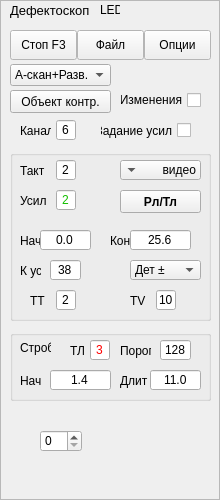
           <widget class="QFrame" name="frame">
            <property name="minimumSize">
             <size>
              <width>0</width>
              <height>500</height>
             </size>
            </property>
            <property name="frameShape">
             <enum>QFrame::StyledPanel</enum>
            </property>
            <property name="frameShadow">
             <enum>QFrame::Raised</enum>
            </property>
            <widget class="QWidget" name="horizontalLayoutWidget_3">
             <property name="geometry">
              <rect>
               <x>10</x>
               <y>60</y>
               <width>201</width>
               <height>31</height>
              </rect>
             </property>
             <layout class="QHBoxLayout" name="horizontalLayout_6">
              <item>
               <widget class="QComboBox" name="comboBox">
                <property name="autoFillBackground">
                 <bool>true</bool>
                </property>
                <item>
                 <property name="text">
                  <string>А-скан+Разв.</string>
                 </property>
                </item>
                <item>
                 <property name="text">
                  <string>А-скан</string>
                 </property>
                </item>
                <item>
                 <property name="text">
                  <string>Разв.</string>
                 </property>
                </item>
               </widget>
              </item>
              <item>
               <spacer name="horizontalSpacer">
                <property name="orientation">
                 <enum>Qt::Horizontal</enum>
                </property>
                <property name="sizeType">
                 <enum>QSizePolicy::Fixed</enum>
                </property>
                <property name="sizeHint" stdset="0">
                 <size>
                  <width>100</width>
                  <height>20</height>
                 </size>
                </property>
               </spacer>
              </item>
             </layout>
            </widget>
            <widget class="QWidget" name="horizontalLayoutWidget_2">
             <property name="geometry">
              <rect>
               <x>10</x>
               <y>30</y>
               <width>201</width>
               <height>31</height>
              </rect>
             </property>
             <layout class="QHBoxLayout" name="horizontalLayout_4">
              <property name="spacing">
               <number>0</number>
              </property>
              <item>
               <widget class="QPushButton" name="pushButton">
                <property name="minimumSize">
                 <size>
                  <width>0</width>
                  <height>30</height>
                 </size>
                </property>
                <property name="palette">
                 <palette>
                  <active>
                   <colorrole role="Base">
                    <brush brushstyle="SolidPattern">
                     <color alpha="255">
                      <red>254</red>
                      <green>254</green>
                      <blue>254</blue>
                     </color>
                    </brush>
                   </colorrole>
                   <colorrole role="Window">
                    <brush brushstyle="SolidPattern">
                     <color alpha="255">
                      <red>254</red>
                      <green>254</green>
                      <blue>254</blue>
                     </color>
                    </brush>
                   </colorrole>
                  </active>
                  <inactive>
                   <colorrole role="Base">
                    <brush brushstyle="SolidPattern">
                     <color alpha="255">
                      <red>254</red>
                      <green>254</green>
                      <blue>254</blue>
                     </color>
                    </brush>
                   </colorrole>
                   <colorrole role="Window">
                    <brush brushstyle="SolidPattern">
                     <color alpha="255">
                      <red>254</red>
                      <green>254</green>
                      <blue>254</blue>
                     </color>
                    </brush>
                   </colorrole>
                  </inactive>
                  <disabled>
                   <colorrole role="Base">
                    <brush brushstyle="SolidPattern">
                     <color alpha="255">
                      <red>254</red>
                      <green>254</green>
                      <blue>254</blue>
                     </color>
                    </brush>
                   </colorrole>
                   <colorrole role="Window">
                    <brush brushstyle="SolidPattern">
                     <color alpha="255">
                      <red>254</red>
                      <green>254</green>
                      <blue>254</blue>
                     </color>
                    </brush>
                   </colorrole>
                  </disabled>
                 </palette>
                </property>
                <property name="autoFillBackground">
                 <bool>true</bool>
                </property>
                <property name="text">
                 <string>Стоп F3</string>
                </property>
               </widget>
              </item>
              <item>
               <widget class="QPushButton" name="pushButton_2">
                <property name="minimumSize">
                 <size>
                  <width>0</width>
                  <height>30</height>
                 </size>
                </property>
                <property name="palette">
                 <palette>
                  <active>
                   <colorrole role="Base">
                    <brush brushstyle="SolidPattern">
                     <color alpha="255">
                      <red>254</red>
                      <green>254</green>
                      <blue>254</blue>
                     </color>
                    </brush>
                   </colorrole>
                   <colorrole role="Window">
                    <brush brushstyle="SolidPattern">
                     <color alpha="255">
                      <red>254</red>
                      <green>254</green>
                      <blue>254</blue>
                     </color>
                    </brush>
                   </colorrole>
                  </active>
                  <inactive>
                   <colorrole role="Base">
                    <brush brushstyle="SolidPattern">
                     <color alpha="255">
                      <red>254</red>
                      <green>254</green>
                      <blue>254</blue>
                     </color>
                    </brush>
                   </colorrole>
                   <colorrole role="Window">
                    <brush brushstyle="SolidPattern">
                     <color alpha="255">
                      <red>254</red>
                      <green>254</green>
                      <blue>254</blue>
                     </color>
                    </brush>
                   </colorrole>
                  </inactive>
                  <disabled>
                   <colorrole role="Base">
                    <brush brushstyle="SolidPattern">
                     <color alpha="255">
                      <red>254</red>
                      <green>254</green>
                      <blue>254</blue>
                     </color>
                    </brush>
                   </colorrole>
                   <colorrole role="Window">
                    <brush brushstyle="SolidPattern">
                     <color alpha="255">
                      <red>254</red>
                      <green>254</green>
                      <blue>254</blue>
                     </color>
                    </brush>
                   </colorrole>
                  </disabled>
                 </palette>
                </property>
                <property name="autoFillBackground">
                 <bool>true</bool>
                </property>
                <property name="text">
                 <string>Файл</string>
                </property>
               </widget>
              </item>
              <item>
               <widget class="QPushButton" name="pushButton_3">
                <property name="minimumSize">
                 <size>
                  <width>0</width>
                  <height>30</height>
                 </size>
                </property>
                <property name="palette">
                 <palette>
                  <active>
                   <colorrole role="Base">
                    <brush brushstyle="SolidPattern">
                     <color alpha="255">
                      <red>254</red>
                      <green>254</green>
                      <blue>254</blue>
                     </color>
                    </brush>
                   </colorrole>
                   <colorrole role="Window">
                    <brush brushstyle="SolidPattern">
                     <color alpha="255">
                      <red>254</red>
                      <green>254</green>
                      <blue>254</blue>
                     </color>
                    </brush>
                   </colorrole>
                  </active>
                  <inactive>
                   <colorrole role="Base">
                    <brush brushstyle="SolidPattern">
                     <color alpha="255">
                      <red>254</red>
                      <green>254</green>
                      <blue>254</blue>
                     </color>
                    </brush>
                   </colorrole>
                   <colorrole role="Window">
                    <brush brushstyle="SolidPattern">
                     <color alpha="255">
                      <red>254</red>
                      <green>254</green>
                      <blue>254</blue>
                     </color>
                    </brush>
                   </colorrole>
                  </inactive>
                  <disabled>
                   <colorrole role="Base">
                    <brush brushstyle="SolidPattern">
                     <color alpha="255">
                      <red>254</red>
                      <green>254</green>
                      <blue>254</blue>
                     </color>
                    </brush>
                   </colorrole>
                   <colorrole role="Window">
                    <brush brushstyle="SolidPattern">
                     <color alpha="255">
                      <red>254</red>
                      <green>254</green>
                      <blue>254</blue>
                     </color>
                    </brush>
                   </colorrole>
                  </disabled>
                 </palette>
                </property>
                <property name="autoFillBackground">
                 <bool>true</bool>
                </property>
                <property name="text">
                 <string>Опции</string>
                </property>
               </widget>
              </item>
             </layout>
            </widget>
            <widget class="QLabel" name="label_6">
             <property name="geometry">
              <rect>
               <x>10</x>
               <y>0</y>
               <width>81</width>
               <height>21</height>
              </rect>
             </property>
             <property name="sizePolicy">
              <sizepolicy hsizetype="Preferred" vsizetype="Preferred">
               <horstretch>0</horstretch>
               <verstretch>0</verstretch>
              </sizepolicy>
             </property>
             <property name="font">
              <font>
               <pointsize>10</pointsize>
              </font>
             </property>
             <property name="text">
              <string>Дефектоскоп</string>
             </property>
            </widget>
            <widget class="QLabel" name="label_7">
             <property name="geometry">
              <rect>
               <x>100</x>
               <y>0</y>
               <width>20</width>
               <height>20</height>
              </rect>
             </property>
             <property name="sizePolicy">
              <sizepolicy hsizetype="Fixed" vsizetype="Fixed">
               <horstretch>0</horstretch>
               <verstretch>0</verstretch>
              </sizepolicy>
             </property>
             <property name="minimumSize">
              <size>
               <width>20</width>
               <height>20</height>
              </size>
             </property>
             <property name="maximumSize">
              <size>
               <width>20</width>
               <height>20</height>
              </size>
             </property>
             <property name="text">
              <string>LED</string>
             </property>
            </widget>
            <widget class="QPushButton" name="pushButton_4">
             <property name="geometry">
              <rect>
               <x>10</x>
               <y>90</y>
               <width>101</width>
               <height>23</height>
              </rect>
             </property>
             <property name="text">
              <string>Объект контр.</string>
             </property>
            </widget>
            <widget class="QCheckBox" name="checkBox">
             <property name="geometry">
              <rect>
               <x>120</x>
               <y>90</y>
               <width>81</width>
               <height>20</height>
              </rect>
             </property>
             <property name="layoutDirection">
              <enum>Qt::RightToLeft</enum>
             </property>
             <property name="text">
              <string>Изменения</string>
             </property>
             <property name="tristate">
              <bool>false</bool>
             </property>
            </widget>
            <widget class="QCheckBox" name="checkBox_2">
             <property name="geometry">
              <rect>
               <x>100</x>
               <y>120</y>
               <width>91</width>
               <height>21</height>
              </rect>
             </property>
             <property name="layoutDirection">
              <enum>Qt::RightToLeft</enum>
             </property>
             <property name="text">
              <string>Задание усил</string>
             </property>
             <property name="tristate">
              <bool>false</bool>
             </property>
            </widget>
            <widget class="QLineEdit" name="lineEdit">
             <property name="geometry">
              <rect>
               <x>56</x>
               <y>120</y>
               <width>20</width>
               <height>20</height>
              </rect>
             </property>
             <property name="text">
              <string>6</string>
             </property>
             <property name="alignment">
              <set>Qt::AlignCenter</set>
             </property>
            </widget>
            <widget class="QLabel" name="label_19">
             <property name="geometry">
              <rect>
               <x>20</x>
               <y>120</y>
               <width>31</width>
               <height>21</height>
              </rect>
             </property>
             <property name="text">
              <string>Канал</string>
             </property>
            </widget>
            <widget class="QGroupBox" name="groupBox">
             <property name="geometry">
              <rect>
               <x>10</x>
               <y>150</y>
               <width>201</width>
               <height>171</height>
              </rect>
             </property>
             <property name="title">
              <string/>
             </property>
             <widget class="QLabel" name="label_20">
              <property name="geometry">
               <rect>
                <x>10</x>
                <y>10</y>
                <width>31</width>
                <height>21</height>
               </rect>
              </property>
              <property name="text">
               <string>Такт</string>
              </property>
             </widget>
             <widget class="QLineEdit" name="lineEdit_2">
              <property name="geometry">
               <rect>
                <x>46</x>
                <y>10</y>
                <width>20</width>
                <height>20</height>
               </rect>
              </property>
              <property name="text">
               <string>2</string>
              </property>
              <property name="alignment">
               <set>Qt::AlignCenter</set>
              </property>
             </widget>
             <widget class="QComboBox" name="comboBox_3">
              <property name="geometry">
               <rect>
                <x>110</x>
                <y>10</y>
                <width>81</width>
                <height>20</height>
               </rect>
              </property>
              <property name="layoutDirection">
               <enum>Qt::RightToLeft</enum>
              </property>
              <property name="autoFillBackground">
               <bool>true</bool>
              </property>
              <item>
               <property name="text">
                <string>видео</string>
               </property>
              </item>
             </widget>
             <widget class="QPushButton" name="pushButton_9">
              <property name="geometry">
               <rect>
                <x>110</x>
                <y>40</y>
                <width>81</width>
                <height>23</height>
               </rect>
              </property>
              <property name="font">
               <font>
                <weight>75</weight>
                <bold>true</bold>
               </font>
              </property>
              <property name="text">
               <string>Рл/Тл</string>
              </property>
             </widget>
             <widget class="QLabel" name="label_25">
              <property name="geometry">
               <rect>
                <x>10</x>
                <y>40</y>
                <width>31</width>
                <height>21</height>
               </rect>
              </property>
              <property name="text">
               <string>Усил</string>
              </property>
             </widget>
             <widget class="QLineEdit" name="lineEdit_5">
              <property name="geometry">
               <rect>
                <x>46</x>
                <y>40</y>
                <width>20</width>
                <height>20</height>
               </rect>
              </property>
              <property name="palette">
               <palette>
                <active>
                 <colorrole role="Text">
                  <brush brushstyle="SolidPattern">
                   <color alpha="255">
                    <red>19</red>
                    <green>191</green>
                    <blue>0</blue>
                   </color>
                  </brush>
                 </colorrole>
                 <colorrole role="PlaceholderText">
                  <brush brushstyle="SolidPattern">
                   <color alpha="128">
                    <red>25</red>
                    <green>191</green>
                    <blue>25</blue>
                   </color>
                  </brush>
                 </colorrole>
                </active>
                <inactive>
                 <colorrole role="Text">
                  <brush brushstyle="SolidPattern">
                   <color alpha="255">
                    <red>19</red>
                    <green>191</green>
                    <blue>0</blue>
                   </color>
                  </brush>
                 </colorrole>
                 <colorrole role="PlaceholderText">
                  <brush brushstyle="SolidPattern">
                   <color alpha="128">
                    <red>25</red>
                    <green>191</green>
                    <blue>25</blue>
                   </color>
                  </brush>
                 </colorrole>
                </inactive>
                <disabled>
                 <colorrole role="Text">
                  <brush brushstyle="SolidPattern">
                   <color alpha="255">
                    <red>120</red>
                    <green>120</green>
                    <blue>120</blue>
                   </color>
                  </brush>
                 </colorrole>
                 <colorrole role="PlaceholderText">
                  <brush brushstyle="SolidPattern">
                   <color alpha="128">
                    <red>0</red>
                    <green>0</green>
                    <blue>0</blue>
                   </color>
                  </brush>
                 </colorrole>
                </disabled>
               </palette>
              </property>
              <property name="text">
               <string>2</string>
              </property>
              <property name="alignment">
               <set>Qt::AlignCenter</set>
              </property>
             </widget>
             <widget class="QLabel" name="label_26">
              <property name="geometry">
               <rect>
                <x>10</x>
                <y>80</y>
                <width>21</width>
                <height>21</height>
               </rect>
              </property>
              <property name="text">
               <string>Нач</string>
              </property>
             </widget>
             <widget class="QLineEdit" name="lineEdit_6">
              <property name="geometry">
               <rect>
                <x>30</x>
                <y>80</y>
                <width>51</width>
                <height>20</height>
               </rect>
              </property>
              <property name="text">
               <string>0.0</string>
              </property>
              <property name="alignment">
               <set>Qt::AlignCenter</set>
              </property>
             </widget>
             <widget class="QLineEdit" name="lineEdit_7">
              <property name="geometry">
               <rect>
                <x>120</x>
                <y>80</y>
                <width>61</width>
                <height>20</height>
               </rect>
              </property>
              <property name="text">
               <string>25.6</string>
              </property>
              <property name="alignment">
               <set>Qt::AlignCenter</set>
              </property>
             </widget>
             <widget class="QLabel" name="label_27">
              <property name="geometry">
               <rect>
                <x>100</x>
                <y>80</y>
                <width>21</width>
                <height>21</height>
               </rect>
              </property>
              <property name="text">
               <string>Кон</string>
              </property>
             </widget>
             <widget class="QLineEdit" name="lineEdit_8">
              <property name="geometry">
               <rect>
                <x>40</x>
                <y>110</y>
                <width>31</width>
                <height>20</height>
               </rect>
              </property>
              <property name="text">
               <string>38</string>
              </property>
              <property name="alignment">
               <set>Qt::AlignCenter</set>
              </property>
             </widget>
             <widget class="QLabel" name="label_28">
              <property name="geometry">
               <rect>
                <x>10</x>
                <y>110</y>
                <width>21</width>
                <height>21</height>
               </rect>
              </property>
              <property name="text">
               <string>К ус</string>
              </property>
             </widget>
             <widget class="QComboBox" name="comboBox_4">
              <property name="geometry">
               <rect>
                <x>120</x>
                <y>110</y>
                <width>71</width>
                <height>20</height>
               </rect>
              </property>
              <property name="layoutDirection">
               <enum>Qt::LeftToRight</enum>
              </property>
              <property name="autoFillBackground">
               <bool>true</bool>
              </property>
              <item>
               <property name="text">
                <string>Дет ±</string>
               </property>
              </item>
             </widget>
             <widget class="QLabel" name="label_29">
              <property name="geometry">
               <rect>
                <x>20</x>
                <y>140</y>
                <width>16</width>
                <height>21</height>
               </rect>
              </property>
              <property name="text">
               <string>ТТ</string>
              </property>
             </widget>
             <widget class="QLineEdit" name="lineEdit_9">
              <property name="geometry">
               <rect>
                <x>46</x>
                <y>140</y>
                <width>20</width>
                <height>20</height>
               </rect>
              </property>
              <property name="text">
               <string>2</string>
              </property>
              <property name="alignment">
               <set>Qt::AlignCenter</set>
              </property>
             </widget>
             <widget class="QLabel" name="label_39">
              <property name="geometry">
               <rect>
                <x>120</x>
                <y>140</y>
                <width>16</width>
                <height>21</height>
               </rect>
              </property>
              <property name="text">
               <string>TV</string>
              </property>
             </widget>
             <widget class="QLineEdit" name="lineEdit_17">
              <property name="geometry">
               <rect>
                <x>146</x>
                <y>140</y>
                <width>20</width>
                <height>20</height>
               </rect>
              </property>
              <property name="text">
               <string>10</string>
              </property>
              <property name="alignment">
               <set>Qt::AlignCenter</set>
              </property>
             </widget>
            </widget>
            <widget class="QGroupBox" name="groupBox_4">
             <property name="geometry">
              <rect>
               <x>10</x>
               <y>330</y>
               <width>201</width>
               <height>71</height>
              </rect>
             </property>
             <property name="title">
              <string/>
             </property>
             <widget class="QLabel" name="label_54">
              <property name="geometry">
               <rect>
                <x>10</x>
                <y>10</y>
                <width>31</width>
                <height>16</height>
               </rect>
              </property>
              <property name="text">
               <string>Строб</string>
              </property>
             </widget>
             <widget class="QLineEdit" name="lineEdit_32">
              <property name="geometry">
               <rect>
                <x>80</x>
                <y>10</y>
                <width>20</width>
                <height>20</height>
               </rect>
              </property>
              <property name="palette">
               <palette>
                <active>
                 <colorrole role="Text">
                  <brush brushstyle="SolidPattern">
                   <color alpha="255">
                    <red>255</red>
                    <green>0</green>
                    <blue>0</blue>
                   </color>
                  </brush>
                 </colorrole>
                 <colorrole role="PlaceholderText">
                  <brush brushstyle="SolidPattern">
                   <color alpha="128">
                    <red>255</red>
                    <green>0</green>
                    <blue>0</blue>
                   </color>
                  </brush>
                 </colorrole>
                </active>
                <inactive>
                 <colorrole role="Text">
                  <brush brushstyle="SolidPattern">
                   <color alpha="255">
                    <red>255</red>
                    <green>0</green>
                    <blue>0</blue>
                   </color>
                  </brush>
                 </colorrole>
                 <colorrole role="PlaceholderText">
                  <brush brushstyle="SolidPattern">
                   <color alpha="128">
                    <red>255</red>
                    <green>0</green>
                    <blue>0</blue>
                   </color>
                  </brush>
                 </colorrole>
                </inactive>
                <disabled>
                 <colorrole role="Text">
                  <brush brushstyle="SolidPattern">
                   <color alpha="255">
                    <red>120</red>
                    <green>120</green>
                    <blue>120</blue>
                   </color>
                  </brush>
                 </colorrole>
                 <colorrole role="PlaceholderText">
                  <brush brushstyle="SolidPattern">
                   <color alpha="128">
                    <red>0</red>
                    <green>0</green>
                    <blue>0</blue>
                   </color>
                  </brush>
                 </colorrole>
                </disabled>
               </palette>
              </property>
              <property name="text">
               <string>3</string>
              </property>
              <property name="alignment">
               <set>Qt::AlignCenter</set>
              </property>
             </widget>
             <widget class="QLabel" name="label_56">
              <property name="geometry">
               <rect>
                <x>110</x>
                <y>10</y>
                <width>31</width>
                <height>21</height>
               </rect>
              </property>
              <property name="text">
               <string>Порог</string>
              </property>
             </widget>
             <widget class="QLineEdit" name="lineEdit_33">
              <property name="geometry">
               <rect>
                <x>150</x>
                <y>10</y>
                <width>31</width>
                <height>20</height>
               </rect>
              </property>
              <property name="text">
               <string>128</string>
              </property>
              <property name="alignment">
               <set>Qt::AlignCenter</set>
              </property>
             </widget>
             <widget class="QLabel" name="label_57">
              <property name="geometry">
               <rect>
                <x>10</x>
                <y>40</y>
                <width>21</width>
                <height>21</height>
               </rect>
              </property>
              <property name="text">
               <string>Нач</string>
              </property>
             </widget>
             <widget class="QLineEdit" name="lineEdit_34">
              <property name="geometry">
               <rect>
                <x>40</x>
                <y>40</y>
                <width>61</width>
                <height>20</height>
               </rect>
              </property>
              <property name="text">
               <string>1.4</string>
              </property>
              <property name="alignment">
               <set>Qt::AlignCenter</set>
              </property>
             </widget>
             <widget class="QLabel" name="label_58">
              <property name="geometry">
               <rect>
                <x>110</x>
                <y>40</y>
                <width>31</width>
                <height>21</height>
               </rect>
              </property>
              <property name="text">
               <string>Длит</string>
              </property>
             </widget>
             <widget class="QLineEdit" name="lineEdit_35">
              <property name="geometry">
               <rect>
                <x>140</x>
                <y>40</y>
                <width>51</width>
                <height>20</height>
               </rect>
              </property>
              <property name="text">
               <string>11.0</string>
              </property>
              <property name="alignment">
               <set>Qt::AlignCenter</set>
              </property>
             </widget>
             <widget class="QLabel" name="label_59">
              <property name="geometry">
               <rect>
                <x>60</x>
                <y>10</y>
                <width>16</width>
                <height>21</height>
               </rect>
              </property>
              <property name="text">
               <string>ТЛ</string>
              </property>
             </widget>
            </widget>
            <widget class="QSpinBox" name="spinBox">
             <property name="geometry">
              <rect>
               <x>40</x>
               <y>430</y>
               <width>42</width>
               <height>22</height>
              </rect>
             </property>
             <property name="value">
              <number>0</number>
             </property>
            </widget>
           </widget>
